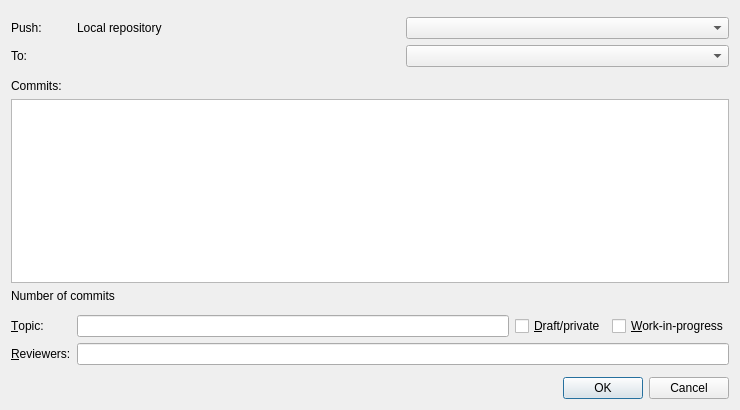
<?xml version="1.0" encoding="UTF-8"?>
<ui version="4.0">
 <class>Gerrit::Internal::GerritPushDialog</class>
 <widget class="QDialog" name="Gerrit::Internal::GerritPushDialog">
  <property name="geometry">
   <rect>
    <x>0</x>
    <y>0</y>
    <width>740</width>
    <height>410</height>
   </rect>
  </property>
  <property name="windowTitle">
   <string>Push to Gerrit</string>
  </property>
  <layout class="QGridLayout" name="gridLayout" columnstretch="0,10,10">
   <item row="2" column="2">
    <widget class="QComboBox" name="targetBranchComboBox"/>
   </item>
   <item row="3" column="0">
    <spacer name="verticalSpacer_3">
     <property name="orientation">
      <enum>Qt::Vertical</enum>
     </property>
     <property name="sizeType">
      <enum>QSizePolicy::Fixed</enum>
     </property>
     <property name="sizeHint" stdset="0">
      <size>
       <width>20</width>
       <height>6</height>
      </size>
     </property>
    </spacer>
   </item>
   <item row="9" column="0">
    <widget class="QLabel" name="reviewersLabel">
     <property name="text">
      <string>&amp;Reviewers:</string>
     </property>
     <property name="buddy">
      <cstring>reviewersLineEdit</cstring>
     </property>
    </widget>
   </item>
   <item row="10" column="0">
    <spacer name="verticalSpacer">
     <property name="orientation">
      <enum>Qt::Vertical</enum>
     </property>
     <property name="sizeType">
      <enum>QSizePolicy::Fixed</enum>
     </property>
     <property name="sizeHint" stdset="0">
      <size>
       <width>20</width>
       <height>6</height>
      </size>
     </property>
    </spacer>
   </item>
   <item row="11" column="0" colspan="3">
    <widget class="QDialogButtonBox" name="buttonBox">
     <property name="orientation">
      <enum>Qt::Horizontal</enum>
     </property>
     <property name="standardButtons">
      <set>QDialogButtonBox::Cancel|QDialogButtonBox::Ok</set>
     </property>
    </widget>
   </item>
   <item row="8" column="1" colspan="2">
    <layout class="QHBoxLayout" name="horizontalLayout">
     <item>
      <widget class="QLineEdit" name="topicLineEdit"/>
     </item>
     <item>
      <widget class="QCheckBox" name="draftCheckBox">
       <property name="toolTip">
        <string>Checked - Mark change as private.
Unchecked - Remove mark.
Partially checked - Do not change current state.</string>
       </property>
       <property name="text">
        <string>&amp;Draft/private</string>
       </property>
      </widget>
     </item>
     <item>
      <widget class="QCheckBox" name="wipCheckBox">
       <property name="text">
        <string>&amp;Work-in-progress</string>
       </property>
       <property name="tristate">
        <bool>true</bool>
       </property>
      </widget>
     </item>
    </layout>
   </item>
   <item row="5" column="0" colspan="3">
    <widget class="Git::Internal::LogChangeWidget" name="commitView">
     <property name="toolTip">
      <string>Pushes the selected commit and all dependent commits.</string>
     </property>
    </widget>
   </item>
   <item row="7" column="0">
    <spacer name="verticalSpacer_2">
     <property name="orientation">
      <enum>Qt::Vertical</enum>
     </property>
     <property name="sizeType">
      <enum>QSizePolicy::Fixed</enum>
     </property>
     <property name="sizeHint" stdset="0">
      <size>
       <width>20</width>
       <height>6</height>
      </size>
     </property>
    </spacer>
   </item>
   <item row="8" column="0">
    <widget class="QLabel" name="topicLabel">
     <property name="text">
      <string>&amp;Topic:</string>
     </property>
     <property name="buddy">
      <cstring>topicLineEdit</cstring>
     </property>
    </widget>
   </item>
   <item row="0" column="0">
    <spacer name="verticalSpacer_4">
     <property name="orientation">
      <enum>Qt::Vertical</enum>
     </property>
     <property name="sizeType">
      <enum>QSizePolicy::Fixed</enum>
     </property>
     <property name="sizeHint" stdset="0">
      <size>
       <width>20</width>
       <height>6</height>
      </size>
     </property>
    </spacer>
   </item>
   <item row="1" column="0">
    <widget class="QLabel" name="localBranchLabel">
     <property name="text">
      <string>Push:</string>
     </property>
     <property name="buddy">
      <cstring>localBranchComboBox</cstring>
     </property>
    </widget>
   </item>
   <item row="4" column="0" colspan="3">
    <widget class="QLabel" name="commitHeadingLabel">
     <property name="text">
      <string>Commits:</string>
     </property>
    </widget>
   </item>
   <item row="1" column="1">
    <widget class="QLabel" name="repositoryLabel">
     <property name="text">
      <string>Local repository</string>
     </property>
    </widget>
   </item>
   <item row="1" column="2">
    <widget class="BranchComboBox" name="localBranchComboBox"/>
   </item>
   <item row="2" column="0">
    <widget class="QLabel" name="remoteLabel">
     <property name="text">
      <string>To:</string>
     </property>
     <property name="buddy">
      <cstring>remoteComboBox</cstring>
     </property>
    </widget>
   </item>
   <item row="2" column="1">
    <widget class="Gerrit::Internal::GerritRemoteChooser" name="remoteComboBox" native="true"/>
   </item>
   <item row="6" column="0" colspan="3">
    <widget class="QLabel" name="infoLabel">
     <property name="text">
      <string>Number of commits</string>
     </property>
    </widget>
   </item>
   <item row="9" column="1" colspan="2">
    <widget class="QLineEdit" name="reviewersLineEdit">
     <property name="toolTip">
      <string>Comma-separated list of reviewers.

Reviewers can be specified by nickname or email address. Spaces not allowed.

Partial names can be used if they are unambiguous.</string>
     </property>
    </widget>
   </item>
  </layout>
 </widget>
 <customwidgets>
  <customwidget>
   <class>Git::Internal::LogChangeWidget</class>
   <extends>QTreeView</extends>
   <header location="global">git/logchangedialog.h</header>
  </customwidget>
  <customwidget>
   <class>BranchComboBox</class>
   <extends>QComboBox</extends>
   <header location="global">git/gerrit/branchcombobox.h</header>
  </customwidget>
  <customwidget>
   <class>Gerrit::Internal::GerritRemoteChooser</class>
   <extends>QWidget</extends>
   <header location="global">git/gerrit/gerritremotechooser.h</header>
   <container>1</container>
  </customwidget>
 </customwidgets>
 <tabstops>
  <tabstop>localBranchComboBox</tabstop>
  <tabstop>remoteComboBox</tabstop>
  <tabstop>targetBranchComboBox</tabstop>
  <tabstop>commitView</tabstop>
  <tabstop>topicLineEdit</tabstop>
  <tabstop>draftCheckBox</tabstop>
  <tabstop>reviewersLineEdit</tabstop>
 </tabstops>
 <resources/>
 <connections>
  <connection>
   <sender>buttonBox</sender>
   <signal>accepted()</signal>
   <receiver>Gerrit::Internal::GerritPushDialog</receiver>
   <slot>accept()</slot>
   <hints>
    <hint type="sourcelabel">
     <x>227</x>
     <y>330</y>
    </hint>
    <hint type="destinationlabel">
     <x>157</x>
     <y>274</y>
    </hint>
   </hints>
  </connection>
  <connection>
   <sender>buttonBox</sender>
   <signal>rejected()</signal>
   <receiver>Gerrit::Internal::GerritPushDialog</receiver>
   <slot>reject()</slot>
   <hints>
    <hint type="sourcelabel">
     <x>295</x>
     <y>336</y>
    </hint>
    <hint type="destinationlabel">
     <x>286</x>
     <y>274</y>
    </hint>
   </hints>
  </connection>
 </connections>
</ui>
